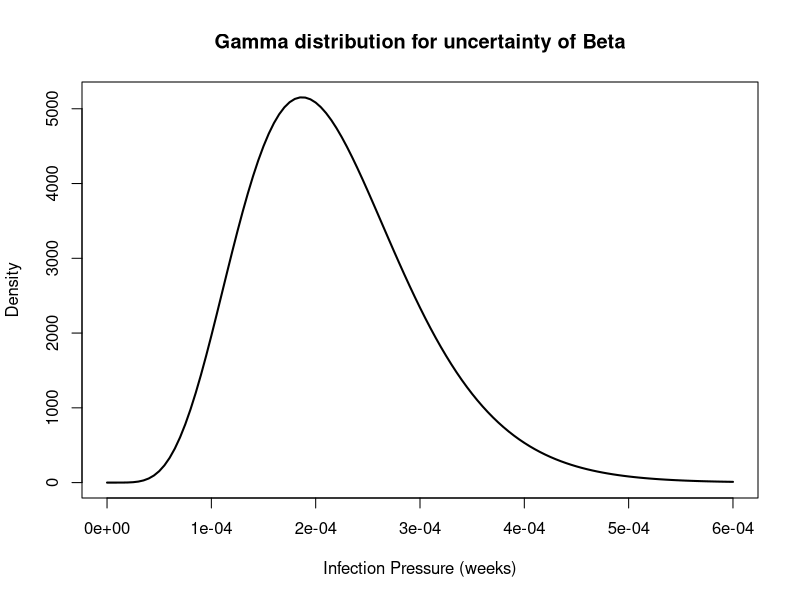
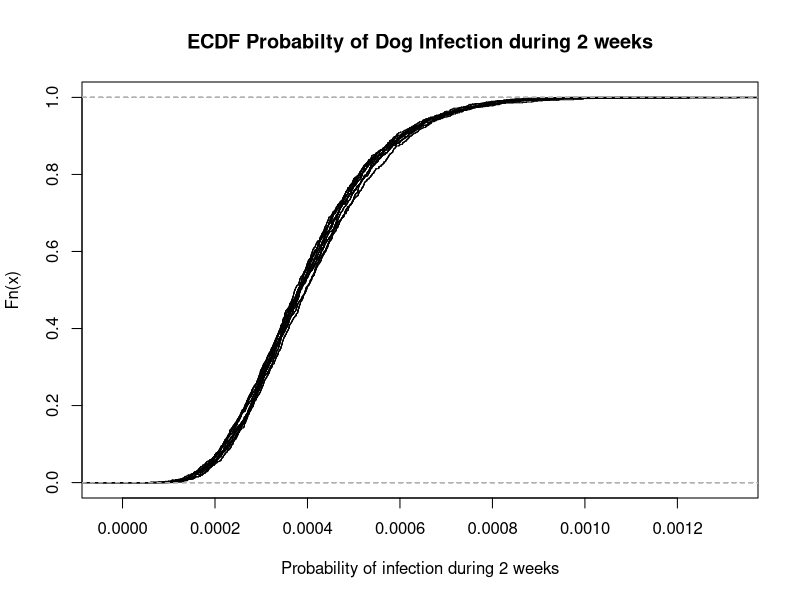
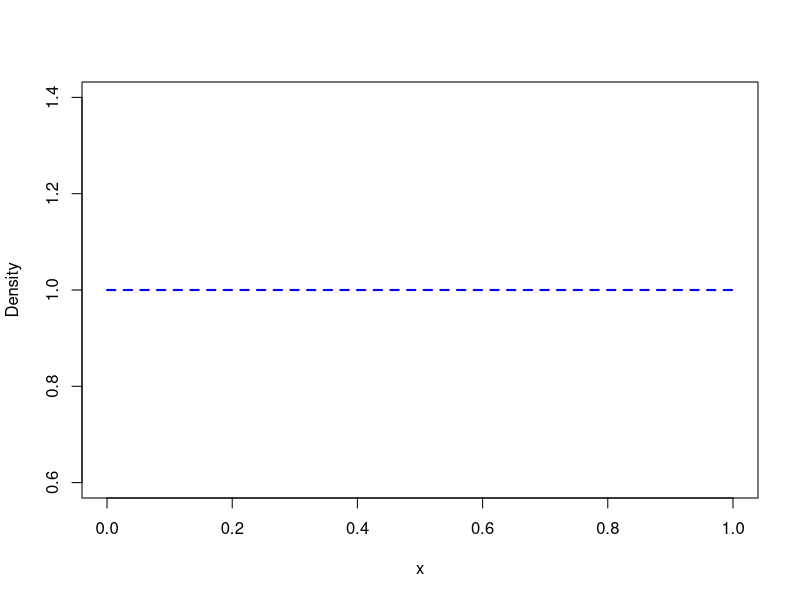
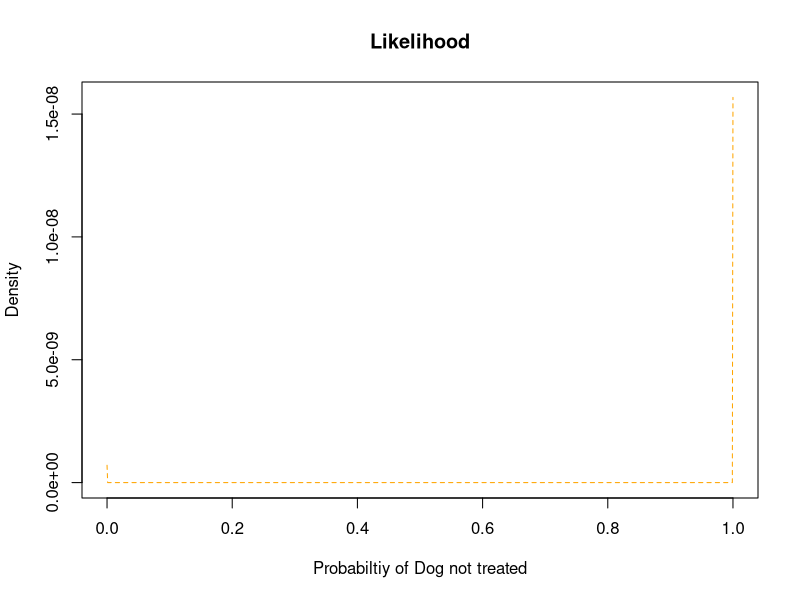
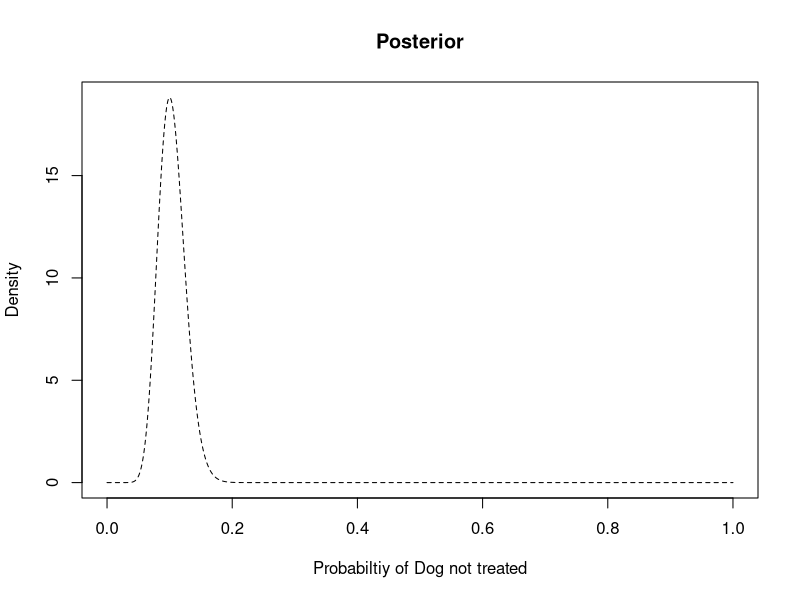
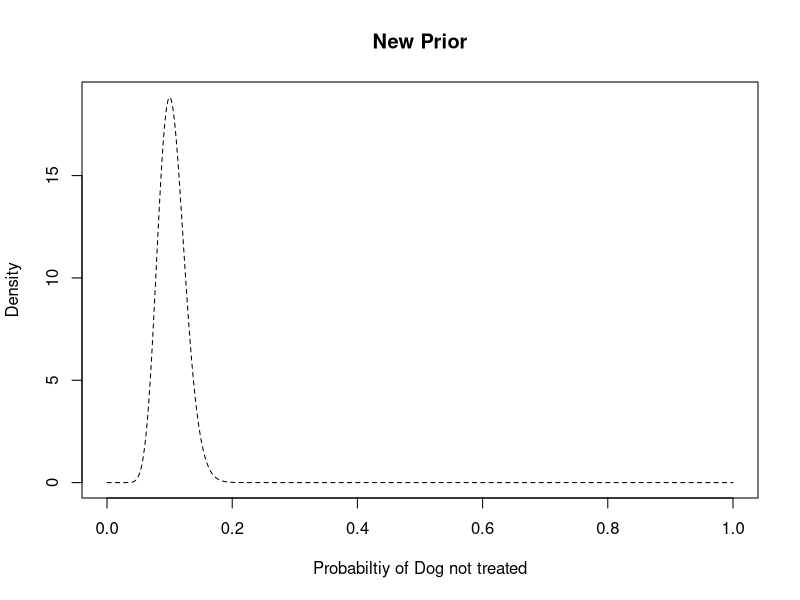
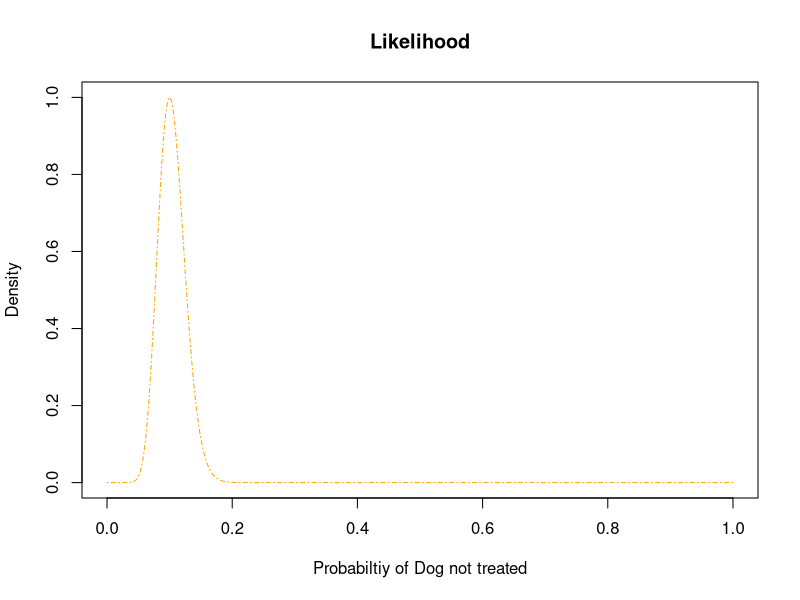
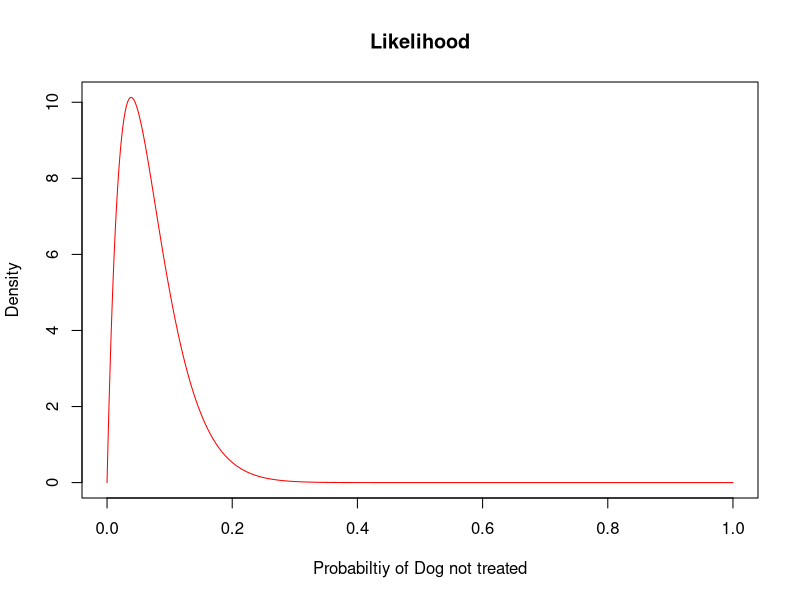

These charts were generated, in order, by the following R code:

set.seed(24)
par(mfrow= c(1,1))
##Question 1 

#B which is the infection pressure (weeks) is between 0.00001 to 0.0006 and likely 0,000187,
#B is a Poisson distribution. but beta is uncertain

beta_mode <- 0.000187
x.range <- seq(0,0.0006,0.000005)

calc_b_gamma <- function(a, m){
  b<- m/(a-1)
  print(b)
}

a<- 7
b<- calc_b_gamma(a,beta_mode)

plot(x.range,dgamma(x.range, shape = a, scale = b), type = "l", lwd= 2,
     main = "Gamma distribution for uncertainty of Beta", xlab = "Infection Pressure (weeks)",
     ylab= "Density")
#points(0.000187,4000)
#points(0.00001,0)
#points(0.0006,0)


mu<- 0.078

#second order model with Beta as uncertian and p 

simulate_p <- function(n_uncert,n_var,t){
  p<- array(dim = c(n_uncert,n_var))
  for (i in 1:n_uncert) {
    beta <- rgamma(n_var,shape = a, scale = b)
    for (j in 1:n_var) {
      p[i,j] <- (beta[j]*(1-exp(-(mu+beta[j])*t)))/(beta[j]+ mu)
    }
  }
  p
}

#simulate p
sim_p<- simulate_p(10,1000,2)

#Plot of ecdf
plot(ecdf(sim_p[1,]),do.p=FALSE,verticals=TRUE,xlab="Probability of infection during 2 weeks",
     main="ECDF Probabilty of Dog Infection during 2 weeks")
for (i in 2:10) {
  lines(ecdf(sim_p[i,]),do.p=FALSE,verticals=TRUE)
}

#summary statistics for each row of simulated p
for(i in 1:10){
  new <- quantile(sim_p[i,], c(0,0.025,0.5,0.975,1))
  print(new)
}


#Question 2

#since we have no prior knowledge of compliance levels 
x <- seq(0,1,0.001)
prior <-  dunif(x,0,1)
plot(x, prior, type="l", ylab="Density", lwd=2, col="blue", lty=2, 
     main="")

#likelihood modelled as binomal
n= 200
s= 20

likelihood <- dbinom(x,n,s/n)
plot(x, likelihood, main = "Likelihood",xlab=" Probabiltiy of Dog not treated ", 
     type="l", ylab="Density", col="orange", lty=2)

#posterior modelled as beta 
x <- seq(0,1,0.001)
n= 200
s= 20
posterior <- dbeta(x, s+1,n-s+1)
plot(x, posterior, main = "Posterior",xlab=" Probabiltiy of Dog not treated ", 
     type="l", ylab="Density", col="black", lty=2)

lower_interval_old<-qbeta(0.025,s+1,n-s+1)
upper_interval_old<-qbeta(0.975, s+1,n-s+1)
median_old<-qbeta(0.5, s+1,n-s+1)


#Question 3

#use posterior from question 2 as now new prior

new_prior <- dbeta(x, s+1,n-s+1)
plot(x, new_prior, main = "New Prior",xlab=" Probabiltiy of Dog not treated ", 
     type="l", ylab="Density", col="black", lty=2)

#likelihood  
likelihood <- dbinom(s,n,x)
plot(x,likelihood/max(likelihood), main = "Likelihood",xlab=" Probabiltiy of Dog not treated ", 
     type="l", ylab="Density", col="orange", lty=4)


new_s <- 1
new_n <- 26

new_posterior <- dbeta(x, new_s+1,new_n-new_s+1)
plot(x, new_posterior, main = "Likelihood",xlab=" Probabiltiy of Dog not treated ", 
     type="l", ylab="Density", col="red", lty=1)


plot(x, new_prior/max(new_prior), xlab="Probabiltiy of Dog not treated", 
     main= "Scaled Probability of Dogs not treated ",
     type="l", ylab="Scaled density", lwd=2, col="black", lty=2)
lines(x,likelihood/max(likelihood),lwd=2, col="orange", lty=4)
lines(x,new_posterior/max(new_posterior), lwd=2, col="red", lty=1)
legend("topright", c("Prior: Beta(21,181)", 
                     "Likelihood: Binomial(200,0.1)",
                     "Posterior: Beta(1,26)"), 
       col=c("black","orange", "red"), lty=c(2,4,1), cex=0.8, lwd=2)

lower_interval_new<-qbeta(0.025,new_s+1,new_n-new_s+1)
upper_interval_new<-qbeta(0.975, new_s+1,new_n-new_s+1)
median_new<-qbeta(0.5, new_s+1,new_n-new_s+1)


##Question 4


dogs_pcb <- c(102, 76, 143, 50, 103, 36, 132, 38, 118, 58,142, 86, 48, 32, 4, 
              39, 32, 112, 73, 28, 73, 90, 61, 42, 71)

pcb <- function(x, b){
  a <- array(dim = c(b,2))
  z <- c()
  m<-mean(x)
  s <- sd(x)
  for(i in 1:b){
    z<- rnorm(length(x), m,s)
    a[i,1] <- mean(z)
    a[i,2] <- sd(z)
    
  }
  a
}
#Simulate
sim_pcb <- pcb(dogs_pcb,1000)

#Get under 24 hours and over 120 hours sum
under_24 <- c()
over_120 <- c()
outside_24_120 <- c()
for (i in 1:1000) {
  under_24[i] <- pnorm(24,sim_pcb[i,1],sim_pcb[i,2])
  over_120[i] <- 1-pnorm(120,sim_pcb[i,1],sim_pcb[i,2])
  outside_24_120[i] <- under_24[i]+over_120[i]
}

#Plots
plot(ecdf(outside_24_120), verticals = TRUE, do.points= FALSE, 
     xlab = "Probability of treatment time outside 24-120 hours ", 
     main= " ECDF of Probability of treatment time outside 24-120 hours ")
plot(density(outside_24_120, bw=0.05),  xlab = "Probability of treatment time outside 24-120 hours ", 
     main= " Probability of treatment time outside 24-120 hours ")

quantile(outside_24_120, c(0,0.025 ,0.25,0.5,0.75,0.975,1))



##Question 5

# dog infected 2 weeks 
# not treated 
# outside the treatment timing 24-120 hours

#any dog is infected  -> (Treated and outside*treated + not treated)* dog infection

treated_outside <- outside_24_120
not_treated <- new_posterior/max(posterior)
dog_infection <- sim_p

any_dog_is_infected <- (treated_outside*(1-not_treated)+ not_treated)*dog_infection
#check
mean(any_dog_is_infected)
for (i in 1:10) {
  summarystat <-quantile(any_dog_is_infected[i,], c(0,0.025 ,0.25,0.5,0.75,0.975,1))
  print(summarystat)
}


#Plot of ecdf
plot(ecdf(any_dog_is_infected[1,]),do.p=FALSE,verticals=TRUE,xlab="Probability of any dog is infected",
     main="ECDF of Probability of any dog is infected")
for (i in 2:10) {
  lines(ecdf(any_dog_is_infected[i,]),do.p=FALSE,verticals=TRUE)
}

plot(density(any_dog_is_infected[1,], bw= 0.0001))
for (i in 2:10) {
  lines(density(any_dog_is_infected[i,],bw= 0.0001))
}

#Question 6 


simulate_p_yearly <- function(n_uncert,n_var,t){
  p<- array(dim = c(n_uncert,n_var))
  for (i in 1:n_uncert) {
    beta <- rgamma(n_var,shape = a, scale = b)
    for (j in 1:n_var) {
      p[i,j] <- (beta[j]*(1-exp(-(mu+beta[j])*(t/52))))/(beta[j]+ mu)
    }
  }
  p
}
#simulate p
num_of_dogs <- 1000
sim_p_yearly <- c()
for(i in 1:num_of_dogs){
  sim_p_yearly[i]<- simulate_p_yearly(10,1000,2)
}

n_dog_is_infected <- sim_p_yearly
n_dog_is_infected_yearly<-(treated_outside*(1-not_treated)+ not_treated)*n_dog_is_infected


plot(density(n_dog_is_infected_yearly, bw= 0.000001),xlab="Annual Probabilty of 1000 Dogs infection during 2 weeks",
     main="Density of Annual Probabilty of 1000 Dogs Infection during 2 weeks")

quantile(n_dog_is_infected_yearly, c(0,0.025 ,0.25,0.5,0.75,0.975,1))

#Question 7

#change beta to 0.0003, also increase the maximum to 0.0008, increase in infection pressure

beta_mode_new <- 0.0003
x.range <- seq(0,0.0008,0.000005)

calc_b_gamma <- function(a, m){
  b<- m/(a-1)
  print(b)
}

a_new<- 7
b_new<- calc_b_gamma(a,beta_mode_new)

plot(x.range,dgamma(x.range, shape = a_new, scale = b_new), type = "l", lwd= 2,
     main = "Gamma distribution for uncertainty of Beta", xlab = "Infection Pressure (weeks)",
     ylab= "Density")

simulate_p_yearly_new <- function(n_uncert,n_var,t){
  p<- array(dim = c(n_uncert,n_var))
  for (i in 1:n_uncert) {
    beta <- rgamma(n_var,shape = a_new, scale = b_new)
    for (j in 1:n_var) {
      p[i,j] <- (beta[j]*(1-exp(-(mu+beta[j])*(t/52))))/(beta[j]+ mu)
    }
  }
  p
}
#simulate p
num_of_dogs <- 1000
sim_p_yearly_new <- c()
for(i in 1:num_of_dogs){
  sim_p_yearly_new[i]<- simulate_p_yearly_new(10,1000,2)
}

n_dog_is_infected_new <- sim_p_yearly_new
n_dog_is_infected_yearly_new<-(treated_outside*(1-not_treated)+ not_treated)*n_dog_is_infected_new

plot(ecdf(n_dog_is_infected_yearly_new),do.p=FALSE,verticals=TRUE,xlab="Annual Probabilty of 1000 Dogs infection Beta = 0.0003",
     main="ECDF of Annual Probabilty of 1000 Dogs Infection during 2 weeks")
plot(density(n_dog_is_infected_yearly_new, bw= 0.000001),xlab="Annual Probabilty of 1000 Dogs infection during 2 weeks",
     main="Density of Annual Probabilty of 1000 Dogs Infection during 2 weeks")

quantile(n_dog_is_infected_new, c(0,0.025 ,0.25,0.5,0.75,0.975,1))
#increase in B increases the probabilty

# change complaince times 
#make window smaller


under_10 <- c()
over_72 <- c()
outside_10_72 <- c()
for (i in 1:1000) {
  under_10[i] <- pnorm(10,sim_pcb[i,1],sim_pcb[i,2])
  over_72[i] <- 1-pnorm(72,sim_pcb[i,1],sim_pcb[i,2])
  outside_10_72[i] <- under_10[i]+over_72[i]
}

plot(density(outside_10_72, bw=0.05),  xlab = "Probability of 10-72 hours ", 
     main= "10-72 hours ")

quantile(outside_10_72, c(0,0.025 ,0.25,0.5,0.75,0.975,1))


treated_outside_new <- outside_10_72

n_dog_is_infected_yearly_new_outside<-(treated_outside_new*(1-not_treated)+ not_treated)*n_dog_is_infected


plot(density(n_dog_is_infected_yearly_new_outside, bw= 0.000001),xlab="Annual Probabilty of 1000 Dogs infection during 2 weeks",
     main="Density of Annual Probabilty of 1000 Dogs Infection during 2 weeks")

quantile(n_dog_is_infected_yearly_new_outside, c(0,0.025 ,0.25,0.5,0.75,0.975,1))

#proababilty increase , smaller window


#increase in dogs to 2000


num_of_dogs_new <- 2000
sim_p_yearly_new <- c()
for(i in 1:num_of_dogs_new){
  sim_p_yearly_new[i]<- simulate_p_yearly(10,1000,2)
}

n_dog_is_infected_new_num_dog <- sim_p_yearly_new
n_dog_is_infected_yearly_new_num_dog<-(treated_outside*(1-not_treated)+ not_treated)*n_dog_is_infected_new_num_dog


plot(density(n_dog_is_infected_yearly_new_num_dog,bw= 0.000001),xlab="Annual Probabilty of 1000 Dogs infection during 2 weeks",
     main="Density of Annual Probabilty of 1000 Dogs Infection during 2 weeks")

quantile(n_dog_is_infected_yearly_new_num_dog, c(0,0.025 ,0.25,0.5,0.75,0.975,1))
#increased prob


#COLLECTION OF Q7 GRAPHS AND QUANTILES

par(mfrow= c(3,2))

#plot Beta = 0.0003
plot(x.range,dgamma(x.range, shape = a_new, scale = b_new), type = "l", lwd= 2,
     main = "Beta = 0.0003", xlab = "Infection Pressure (weeks)",
     ylab= "Density")
#plot annual beta = 0.0003
plot(density(n_dog_is_infected_yearly_new, bw= 0.000001),xlab="Annual Probabilty of 1000 Dogs",
     main="Beta = 0.0003")
#plot prob of 10 - 72
plot(density(outside_10_72, bw=0.05),  xlab = "Probability of 10-72 hours ", 
     main= "10-72 hours ")
#plot annual 10 -72
plot(density(n_dog_is_infected_yearly_new_outside, bw= 0.000001),xlab="Annual Probabilty of 1000 Dogs",
     main="10-72 hours")
#plot of 2000 annual dogs
plot(density(n_dog_is_infected_yearly_new_num_dog, bw= 0.000001),xlab="Annual Probabilty of 2000 Dogs",
     main="Density of Annual Probabilty of 2000 Dogs ")
#annual 

quantile(n_dog_is_infected_yearly, c(0,0.025 ,0.25,0.5,0.75,0.975,1))
#beta = 0.0003
quantile(n_dog_is_infected_yearly_new, c(0,0.025 ,0.25,0.5,0.75,0.975,1))
#outside 10-72
quantile(n_dog_is_infected_yearly_new_outside, c(0,0.025 ,0.25,0.5,0.75,0.975,1))
# 2000 dogs
quantile(n_dog_is_infected_yearly_new_num_dog, c(0,0.025 ,0.25,0.5,0.75,0.975,1))
